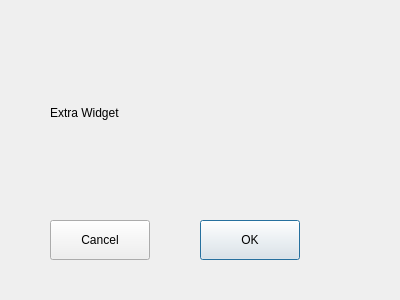
<?xml version='1.0' encoding='utf-8'?>
<ui version="4.0">
  <!-- Generated for PYSIDE6 -->
  <class>ConnectionTest</class>
  <widget class="QDialog" name="ConnectionTest">
    <property name="geometry">
      <rect>
        <x>0</x>
        <y>0</y>
        <width>400</width>
        <height>300</height>
      </rect>
    </property>
    <property name="windowTitle">
      <string>ConnectionTest</string>
    </property>
    <widget class="QPushButton" name="okButton">
      <property name="text">
        <string>OK</string>
      </property>
      <property name="geometry">
        <rect>
          <x>200</x>
          <y>220</y>
          <width>100</width>
          <height>40</height>
        </rect>
      </property>
    </widget>
    <widget class="QLabel" name="extraLabel">
      <property name="text">
        <string>Extra Widget</string>
      </property>
      <property name="geometry">
        <rect>
          <x>50</x>
          <y>100</y>
          <width>200</width>
          <height>25</height>
        </rect>
      </property>
    </widget>
    <widget class="QPushButton" name="cancelButton">
      <property name="text">
        <string>Cancel</string>
      </property>
      <property name="geometry">
        <rect>
          <x>50</x>
          <y>220</y>
          <width>100</width>
          <height>40</height>
        </rect>
      </property>
    </widget>
  </widget>
  <connections>
    <connection>
      <sender>okButton</sender>
      <signal>clicked()</signal>
      <receiver>ConnectionTest</receiver>
      <slot>accept()</slot>
    </connection>
  </connections>
</ui>
